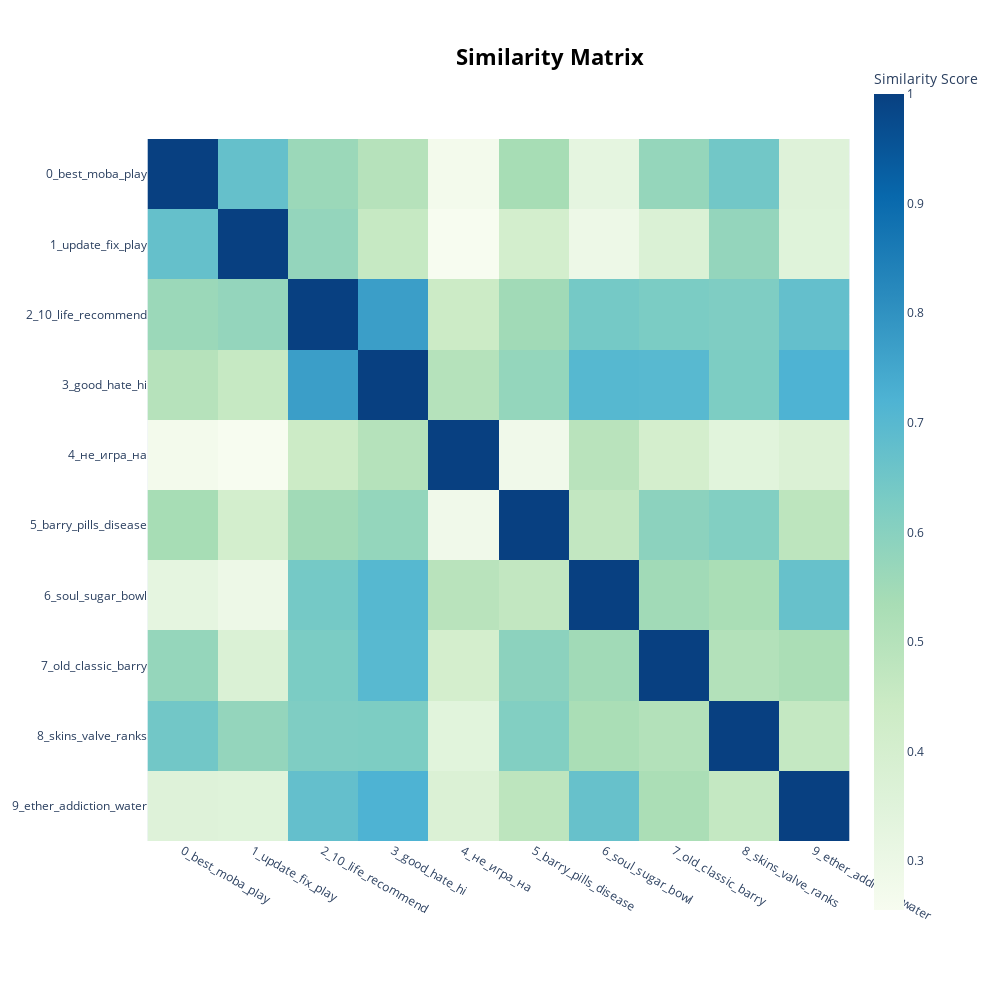

The notebook cell saved with this chart:
### Code cell
fig = topic_model.visualize_heatmap(top_n_topics=n_topics, width=1000, height=1000)

fig.write_html(str(eval_results_external_folder_path.joinpath(
    f'topicsimilarity.html' if type(genre) == GENRES \
        else f'topicsimilarity.html')
        ))

fig

### Figure 1 — Plotly figure (JSON) as saved in the notebook; plotly's stock layout.template omitted (floating-point values rounded to 4 significant figures)
{"data": [{"coloraxis": "coloraxis", "hovertemplate": "x: %{x}<br>y: %{y}<br>Similarity Score: %{z}<extra></extra>", "name": "0", "type": "heatmap", "x": ["0_best_moba_play", "1_update_fix_play", "2_10_life_recommend", "3_good_hate_hi", "4_не_игра_на", "5_barry_pills_disease", "6_soul_sugar_bowl", "7_old_classic_barry", "8_skins_valve_ranks", "9_ether_addiction_water"], "xaxis": "x", "y": ["0_best_moba_play", "1_update_fix_play", "2_10_life_recommend", "3_good_hate_hi", "4_не_игра_на", "5_barry_pills_disease", "6_soul_sugar_bowl", "7_old_classic_barry", "8_skins_valve_ranks", "9_ether_addiction_water"], "yaxis": "y", "z": [[1.0, 0.6737, 0.5607, 0.4983, 0.2715, 0.5362, 0.3285, 0.5749, 0.6472, 0.3583], [0.6737, 1, 0.576, 0.4561, 0.2555, 0.4087, 0.2956, 0.3743, 0.577, 0.3527], [0.5607, 0.576, 1.0, 0.7711, 0.4394, 0.5501, 0.6397, 0.6275, 0.6205, 0.675], [0.4983, 0.4561, 0.7711, 1, 0.5021, 0.5755, 0.7036, 0.6995, 0.6234, 0.7209], [0.2715, 0.2555, 0.4394, 0.5021, 1.0, 0.2837, 0.4919, 0.4065, 0.3433, 0.3721], [0.5362, 0.4087, 0.5501, 0.5755, 0.2837, 1.0, 0.4662, 0.5934, 0.6139, 0.4811], [0.3285, 0.2956, 0.6397, 0.7036, 0.4919, 0.4662, 1.0, 0.5496, 0.5303, 0.67], [0.5749, 0.3743, 0.6275, 0.6995, 0.4065, 0.5934, 0.5496, 1.0, 0.5059, 0.5269], [0.6472, 0.577, 0.6205, 0.6234, 0.3433, 0.6139, 0.5303, 0.5059, 1.0, 0.4611], [0.3583, 0.3527, 0.675, 0.7209, 0.3721, 0.4811, 0.67, 0.5269, 0.4611, 1.0]]}], "layout": {"coloraxis": {"colorbar": {"title": {"text": "Similarity Score"}}, "colorscale": [[0, "rgb(247,252,240)"], [0.125, "rgb(224,243,219)"], [0.25, "rgb(204,235,197)"], [0.375, "rgb(168,221,181)"], [0.5, "rgb(123,204,196)"], [0.625, "rgb(78,179,211)"], [0.75, "rgb(43,140,190)"], [0.875, "rgb(8,104,172)"], [1, "rgb(8,64,129)"]]}, "height": 1000, "hoverlabel": {"bgcolor": "white", "font": {"family": "Rockwell", "size": 16}}, "legend": {"title": {"text": "Trend"}}, "margin": {"t": 60}, "showlegend": true, "title": {"font": {"color": "Black", "size": 22}, "text": "<b>Similarity Matrix</b>", "x": 0.55, "xanchor": "center", "y": 0.95, "yanchor": "top"}, "width": 1000, "xaxis": {"anchor": "y", "constrain": "domain", "domain": [0, 1], "scaleanchor": "y"}, "yaxis": {"anchor": "x", "autorange": "reversed", "constrain": "domain", "domain": [0, 1]}}}
